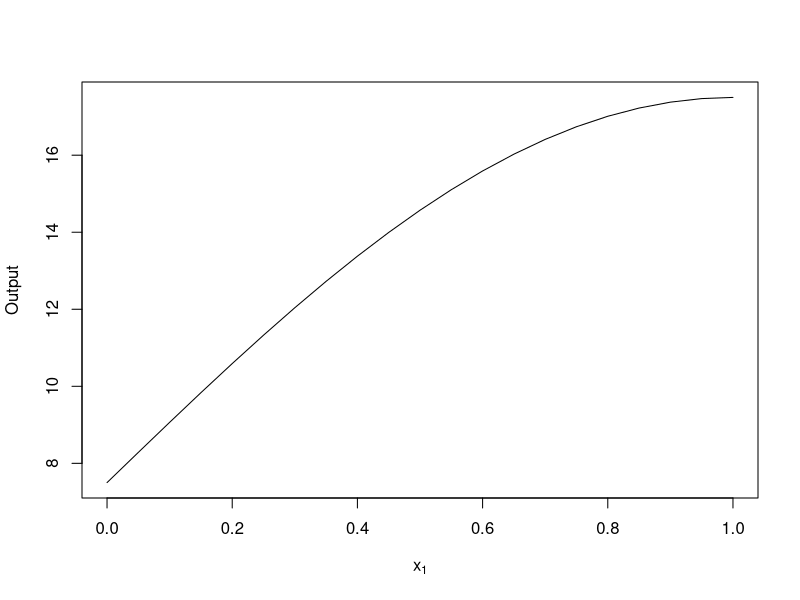
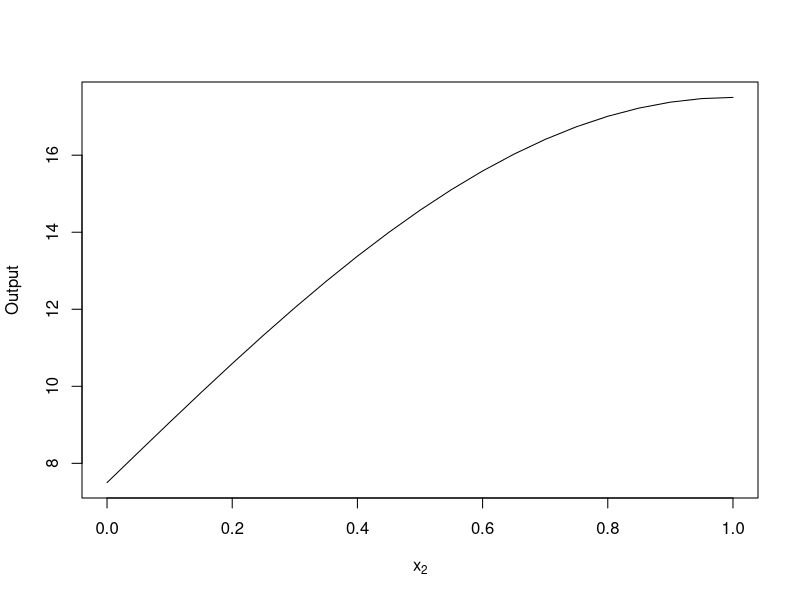
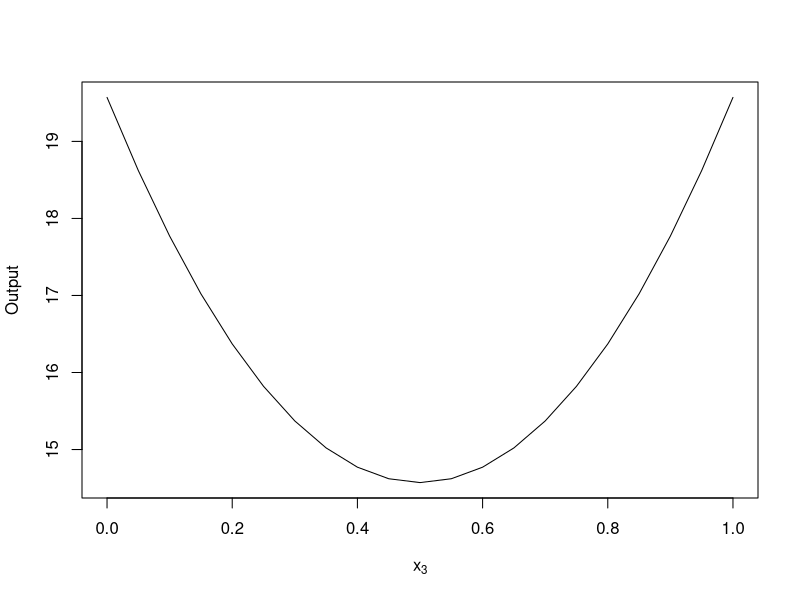
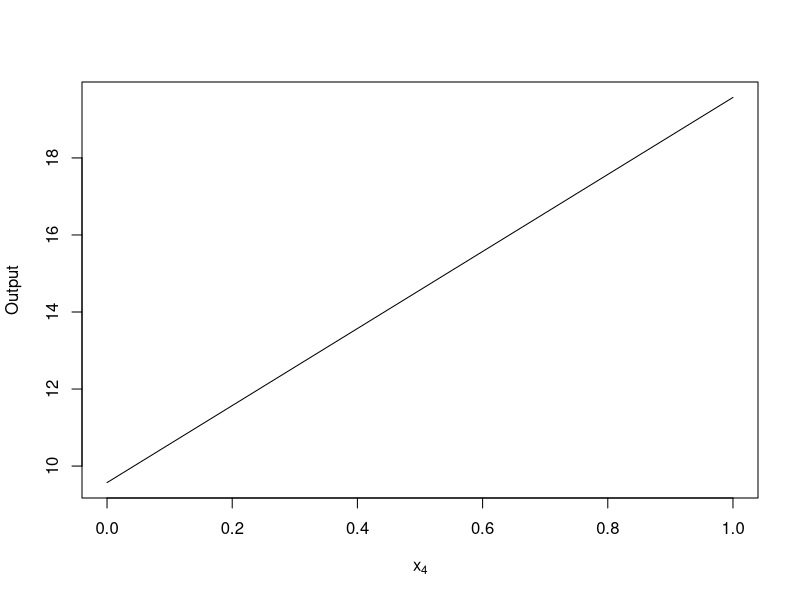
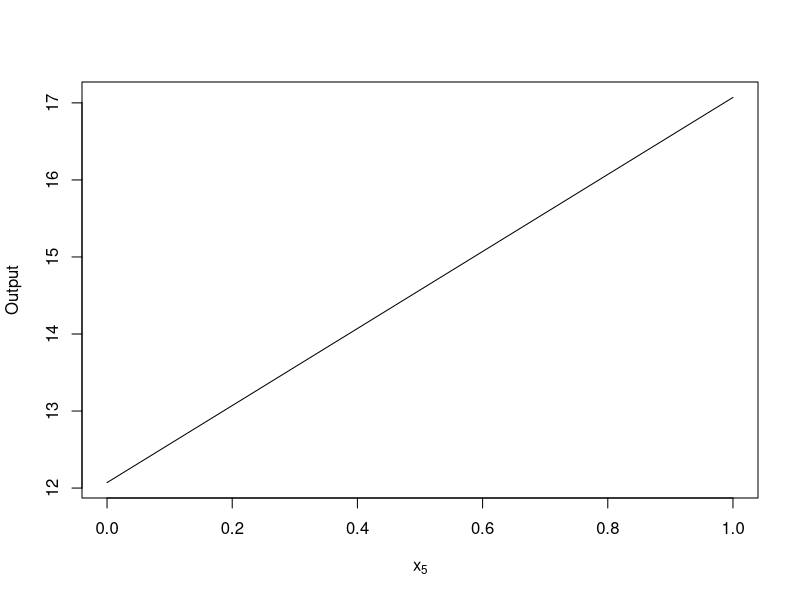
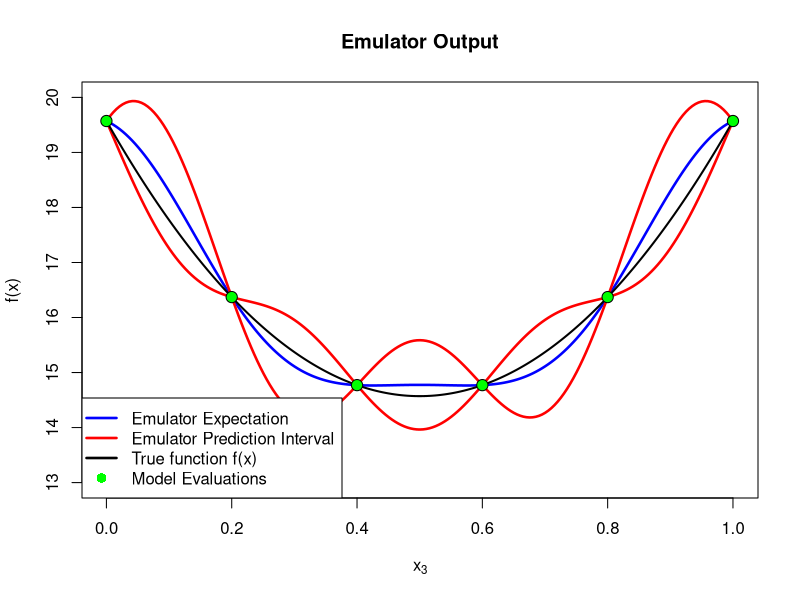
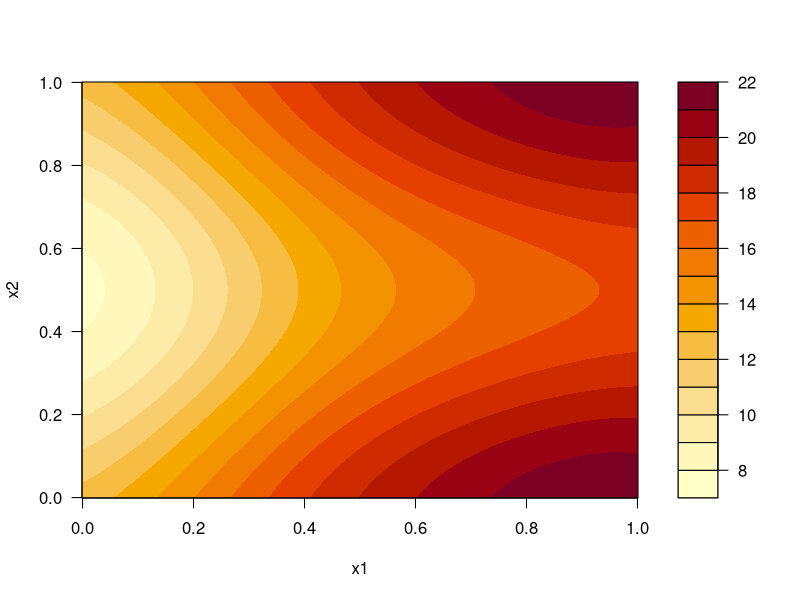
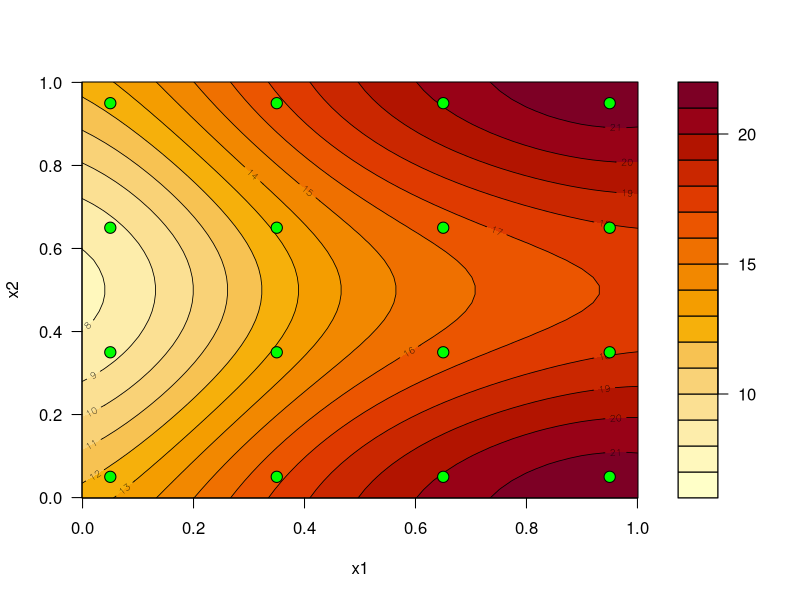

Recreate these plots in R, in order. (Note: this script raises an error after producing the figures.)
## 1. Find an Interesting Model

# Function we want to emulate
fried <- function(xx)
{
  ##########################################################################
  #
  # FRIEDMAN FUNCTION
  #
  ##########################################################################
  #
  # INPUT:
  #
  # xx = c(x1, x2, x3, x4, x5)
  #
  ##########################################################################
  
  x1 <- xx[1]
  x2 <- xx[2]
  x3 <- xx[3]
  x4 <- xx[4]
  x5 <- xx[5]
  
  term1 <- 10 * sin(pi*x1*x2)
  term2 <- 20 * (x3-0.5)^2
  term3 <- 10*x4
  term4 <- 5*x5
  
  y <- term1 + term2 + term3 + term4
  return(y)
}

## 2. Explore the Model
library(ggplot2)
# Vary x1 whilst keeping all other inputs constant
x1_values <- seq(0,1,0.05)
length(x1_values)
x1_vary <- data.frame(x1_values, rep(0.5,21), rep(0.5,21), rep(0.5,21), rep(0.5,21))
plot(x1_values, t(fried(x1_vary)), xlab=expression('x'[1], 'values'), ylab='Output', type='l')


# Vary x2 whilst keeping all other inputs constant
x2_values <- seq(0,1,0.05)
length(x2_values)
x2_vary <- data.frame(rep(0.5,21), x2_values, rep(0.5,21), rep(0.5,21), rep(0.5,21))
plot(x2_values, t(fried(x2_vary)), xlab=expression('x'[2], 'values'), ylab='Output', type='l')

# Vary x3 whilst keeping all other inputs constant
x3_values <- seq(0,1,0.05)
length(x3_values)
x3_vary <- data.frame(rep(0.5,21), rep(0.5,21), x3_values, rep(0.5,21), rep(0.5,21))
plot(x3_values, t(fried(x3_vary)), xlab=expression('x'[3], 'values'), ylab='Output', type='l')

# Vary x4 whilst keeping all other inputs constant
x4_values <- seq(0,1,0.05)
length(x4_values)
x4_vary <- data.frame(rep(0.5,21), rep(0.5,21), rep(0.5,21), x4_values, rep(0.5,21))
plot(x4_values, t(fried(x4_vary)), xlab=expression('x'[4], 'values'), ylab='Output', type='l')

# Vary x5 whilst keeping all other inputs constant
x5_values <- seq(0,1,0.05)
length(x5_values)
x5_vary <- data.frame(rep(0.5,21), rep(0.5,21), rep(0.5,21), rep(0.5,21), x5_values)
plot(x5_values, t(fried(x5_vary)), xlab=expression('x'[5], 'values'), ylab='Output', type='l')


## 4. Construct a 1D Emulation

# Emulate with x3 varying and everything else fixed
fried_x3 <- function(x3)
{
  x1 <- 0.5
  x2 <- 0.5
  x3 <- x3
  x4 <- 0.5
  x5 <- 0.5
  
  term1 <- 10 * sin(pi*x1*x2)
  term2 <- 20 * (x3-0.5)^2
  term3 <- 10*x4
  term4 <- 5*x5
  
  y <- term1 + term2 + term3 + term4
  return(y)
}

# Define simple Bayes Linear emulator for single input ###
simple_BL_emulator_v1 <- function(x,              # the emulator prediction point
                                  xD,             # the run input locations xD
                                  D,              # the run outputs D = (f(x^1),...,f(x^n))
                                  theta,      # the correlation lengths
                                  sigma,      # the prior SD sigma sqrt(Var[f(x)])
                                  E_f         # prior expectation of f: E(f(x)) = 0 
){
  # store length of runs D  
  n <- length(D)
  
  ### Define Covariance structure of f(x): Cov[f(x),f(xdash)] ###
  Cov_fx_fxdash <- function(x,xdash) sigma^2 * exp(-(x-xdash)^2/theta^2) 
  
  
  ### Define 5 objects needed for BL adjustment ###
  # Create E[D] vector
  E_D <- rep(E_f,n)
  
  # Create Var_D matrix:
  Var_D <- matrix(0,nrow=n,ncol=n)
  for(i in 1:n) for(j in 1:n) Var_D[i,j] <- Cov_fx_fxdash(xD[i],xD[j])
  
  # Create E[f(x)]
  E_fx <- E_f
  
  # Create Var_f(x) 
  Var_fx <- sigma^2
  
  # Create Cov_fx_D row vector
  Cov_fx_D <- matrix(0,nrow=1,ncol=n)
  for(j in 1:n) Cov_fx_D[1,j] <- Cov_fx_fxdash(x,xD[j])
  
  
  ### Perform Bayes Linear adjustment to find Adjusted Expectation and Variance of f(x) ###
  ED_fx   <-  E_fx + Cov_fx_D %*% solve(Var_D) %*% (D - E_D)   
  VarD_fx <-  Var_fx - Cov_fx_D %*% solve(Var_D) %*% t(Cov_fx_D)  
  
  ### return emulator expectation and variance ###
  return(c("ExpD_f(x)"=ED_fx,"VarD_f(x)"=VarD_fx))}

# Evaluate the function over 6 evenly spaced runs
xD <- c(0,0.2,0.4,0.6,0.8,1)
D <- fried_x3(xD)

# Evaluate emulator over 201 prediction points xP 
xP <- seq(0.001,1,len=201)
nP <- length(xP)

em_out <- t(sapply(xP,simple_BL_emulator_v1,xD=xD,D=D,theta=0.25,sigma=2,E_f=15))

plot_BL_emulator_V1 <- function(
    em_out,         # a nP x 2 matrix of emulator outputs
    xP,             # vector of nP inputs where emulator evaluated
    xD,             # the run input locations
    D,              # the run outputs D = (f(x^1),...,f(x^n))
    maintitle=NULL  # title of the plot, blank if NULL
){
  
  ### plot emulator output ###
  plot(xP,em_out[,"ExpD_f(x)"],ty="l",col="blue",lwd=2.5,
       xlab=expression("x"[3]),ylab="f(x)",main=maintitle, ylim=c(13,20)) # main argument: plot title
  lines(xP,em_out[,"ExpD_f(x)"]+3*sqrt(em_out[,"VarD_f(x)"]),col="red",lwd=2.5)
  lines(xP,em_out[,"ExpD_f(x)"]-3*sqrt(em_out[,"VarD_f(x)"]),col="red",lwd=2.5)
  
  ### plot true function: we would not normally be able to do this! ###
  lines(xP,fried_x3(xP),lwd=2,lty=1)
  
  ### Plot the runs ###
  points(xD,D,pch=21,col=1,bg="green",cex=1.5)
  legend('bottomleft',legend=c("Emulator Expectation","Emulator Prediction Interval",
                                "True function f(x)","Model Evaluations"),
         lty=c(1,1,1,NA),pch=c(NA,NA,NA,16),col=c("blue","red",1,"green"),lwd=2.5,pt.cex=1.3)
}


plot_BL_emulator_V1(em_out=em_out,xP=xP,xD=xD,D=D,maintitle="Emulator Output")


## 5. Demonstrate 2D Emulation

# Define simple Bayes Linear emulator for single input in 2D ###
simple_BL_emulator_v2 <- function(x,              # the emulator prediction point
                                  xD,             # the run input locations xD
                                  D,              # the run outputs D = (f(x^1),...,f(x^n))
                                  theta = 1,      # the correlation lengths
                                  sigma = 1,      # the prior SD sigma sqrt(Var[f(x)])
                                  E_f = 0         # prior expectation of f: E(f(x)) = 0 
){
  # store length of runs D  
  n <- length(D)
  
  ### Define Covariance structure of f(x): Cov[f(x),f(xdash)] ###
  # Cov_fx_fxdash <- function(x,xdash) sigma^2 * exp(-(x-xdash)^2/theta^2)    # XXX Old 1D version
  Cov_fx_fxdash <- function(x,xdash) sigma^2 * exp(-sum((x-xdash)^2)/theta^2) # XXX New 2D version
  
  ### Define 5 objects needed for BL adjustment ###
  # Create E[D] vector
  E_D <- rep(E_f,n)
  
  # Create Var_D matrix:
  Var_D <- matrix(0,nrow=n,ncol=n)
  # for(i in 1:n) for(j in 1:n) Var_D[i,j] <- Cov_fx_fxdash(xD[i],xD[j])  # XXX Old 1D version
  for(i in 1:n) for(j in 1:n) Var_D[i,j] <- Cov_fx_fxdash(xD[i,],xD[j,])  # XXX New 2D version
  
  # Create E[f(x)]
  E_fx <- E_f
  
  # Create Var_f(x) 
  Var_fx <- sigma^2
  
  # Create Cov_fx_D row vector
  Cov_fx_D <- matrix(0,nrow=1,ncol=n)
  # for(j in 1:n) Cov_fx_D[1,j] <- Cov_fx_fxdash(x,xD[j])    # XXX Old 1D version
  for(j in 1:n) Cov_fx_D[1,j] <- Cov_fx_fxdash(x,xD[j,])    # XXX New 2D version
  
  
  ### Perform Bayes Linear adjustment to find Adjusted Expectation and Variance of f(x) ###
  ED_fx   <-  E_fx + Cov_fx_D %*% solve(Var_D) %*% (D - E_D)   
  VarD_fx <-  Var_fx - Cov_fx_D %*% solve(Var_D) %*% t(Cov_fx_D)  
  
  ### return emulator expectation and variance ###
  return(c("ExpD_f(x)"=ED_fx,"VarD_f(x)"=VarD_fx))}

# True function we are emulating by varying only x2 and x3
f <- function(x){
  x1 <- 0.5
  x2 <- x[,1]
  x3 <- x[,2]
  x4 <- 0.5
  x5 <- 0.5
  
  term1 <- 10 * sin(pi*x1*x2)
  term2 <- 20 * (x3-0.5)^2
  term3 <- 10*x4
  term4 <- 5*x5
  
  y <- term1 + term2 + term3 + term4
  return(y)}

### Define run locations ###
D_grid <- c(0.05,0.35,0.65,0.95)
xD <- as.matrix(expand.grid("x1"=D_grid,"x2"=D_grid))
D <- f(xD)

### Define 50x50 grid of prediction points xP for emulator evaluation ###
x_grid <- seq(-0.001,1.001,len=50)
xP <- as.matrix(expand.grid("x1"=x_grid,"x2"=x_grid))

simple_BL_emulator_v2(x=c(0.2,0.7),xD=xD,D=D,theta=0.5,sigma=3,E_f=15)

em_out <- t(apply(xP,1,simple_BL_emulator_v2,xD=xD,D=D,theta=0.5,sigma=3,E_f=15)) 
head(em_out)

E_D_fx_mat <- matrix(em_out[,"ExpD_f(x)"],nrow=length(x_grid),ncol=length(x_grid)) 
Var_D_fx_mat <- matrix(em_out[,"VarD_f(x)"],nrow=length(x_grid),ncol=length(x_grid)) 

filled.contour(x_grid,x_grid,E_D_fx_mat,xlab="x1",ylab="x2")

cont_levs <- seq(6,22,1)      # define contour levels for both functions
filled.contour(x_grid,x_grid,E_D_fx_mat,xlab="x1",ylab="x2",levels=cont_levs,
               plot.axes={
                 axis(1);axis(2) 
                 contour(x_grid,x_grid,E_D_fx_mat,levels=cont_levs,add=TRUE,lwd=0.8)
                 points(xD,pch=21,col=1,bg="green",cex=1.5)
               }
)

# define filled contour plot function for emulator output ###
emul_fill_cont <- function(
    cont_mat,            # matrix of values we want contour plot of 
    cont_levs=NULL,      # contour levels (NULL: automatic selection)
    nlev=20,             # approx no. of contour levels for auto select  
    plot_xD=TRUE,        # plot the design runs TRUE or FALSE
    xD=NULL,             # the design points if needed
    xD_col="green",      # colour of design runs
    x_grid,              # grid edge locations that define xP
    ...                  # extra arguments passed to filled.contour
){
  
  ### Define contour levels if necessary ###
  if(is.null(cont_levs)) cont_levs <- pretty(cont_mat,n=nlev)     
  
  ### create the filled contour plot ###
  filled.contour(x_grid,x_grid,cont_mat,levels=cont_levs,xlab=expression("x"[2]),ylab=expression("x"[3]),...,  
                 plot.axes={axis(1);axis(2)                 # sets up plotting in contour box
                   contour(x_grid,x_grid,cont_mat,add=TRUE,levels=cont_levs,lwd=0.8)   # plot contour lines
                   if(plot_xD) points(xD,pch=21,col=1,bg=xD_col,cex=1.5)})  # plot design points
}
emul_fill_cont(cont_mat=E_D_fx_mat,cont_levs=seq(6,22,1),xD=xD,x_grid=x_grid,
               main="Emulator Adjusted Expectation E_D[f(x)]")

library(viridisLite)

emul_fill_cont(cont_mat=E_D_fx_mat,cont_levs=seq(6,22,1),xD=xD,x_grid=x_grid,
               color.palette=magma,        # this sets the colour scheme
               main="Emulator Adjusted Expectation")

var_cols <- function(n) hcl.colors(n, "YlOrRd", rev = TRUE)
emul_fill_cont(cont_mat=Var_D_fx_mat,cont_levs=NULL,xD=xD,x_grid=x_grid,
               color.palette=var_cols,
               main="Emulator Adjusted Variance")

fxP_mat <- matrix(f(xP),nrow=length(x_grid),ncol=length(x_grid)) 

emul_fill_cont(cont_mat=fxP_mat,cont_levs=seq(6,22,1),xD=xD,x_grid=x_grid,
               color.palette=exp_cols,
               main="Friedman Function")

S_diag_mat <- (E_D_fx_mat - fxP_mat) / sqrt(Var_D_fx_mat)

emul_fill_cont(cont_mat=S_diag_mat,cont_levs=seq(-3,3,0.25),xD=xD,x_grid=x_grid,
               xD_col="purple",
               color.palette=diag_cols,
               main="Emulator Diagnostics")


####### Latin Hypercube Design
# Create Type 1 LHD ###
set.seed(10)
nl <- 16
x_lhd <- cbind("x1"=sample(0:(nl-1)),"x2"=sample(0:(nl-1))) / nl  +  0.5/nl

### Maximin loop: performs swaps on 1st of two closest points with another random point
for(i in 1:10000){
  mat <- as.matrix(dist(x_lhd)) + diag(10,nl)   # creates matrix of distances between points 
  # note the inflated diagonal 
  closest_runs <- which(mat==min(mat),arr.ind=TRUE) # finds pairs of closest runs
  ind <- closest_runs[sample(nrow(closest_runs),1),1] # chooses one of close runs at random
  swap_ind <- sample(setdiff(1:nl,ind),1)       # randomly selects another run to swap with
  x_lhd2 <- x_lhd                               # creates second version of LHD
  x_lhd2[ind[1],1]   <- x_lhd[swap_ind,1] # swaps x_1 values between 1st close run and other run
  x_lhd2[swap_ind,1] <- x_lhd[ind[1],1]   # swaps x_1 values between 1st close run and other run
  if(min(dist(x_lhd2)) >= min(dist(x_lhd))-0.00001) {  # if min distance between points is same or better
    x_lhd <- x_lhd2                                      # we replace LHD with new LHD with the swap
    cat("min dist =",min(dist(x_lhd)),"Iteration = ",i,"\n") # write out min dist between points
  }
}

### plot maximin LHD ###
plot(x_lhd,xlim=c(0,1),ylim=c(0,1),pch=16,xaxs="i",yaxs="i",col="blue",xlab=expression("x"[2]),ylab=expression("x"[3]),cex=1.4)
abline(h=(0:nl)/nl,col="grey60")
abline(v=(0:nl)/nl,col="grey60")


### Define run locations as the Maximin LHD found above ###
xD <- x_lhd 

### Perform 16 runs of model and store as D (this would takes days for realistic example!) ###
D <- f(xD)

### Evaluate emulator over 50x50=2500 prediction points xP and store as matrices ###
em_out <- t(apply(xP,1,simple_BL_emulator_v2,xD=xD,D=D,theta=0.5,sigma=4,E_f=15))   
E_D_fx_mat <- matrix(em_out[,"ExpD_f(x)"],nrow=length(x_grid),ncol=length(x_grid)) 
Var_D_fx_mat <- matrix(em_out[,"VarD_f(x)"],nrow=length(x_grid),ncol=length(x_grid)) 

### Evaluate true function and store in matrix for diagnostic comparisons ###
fxP_mat <- matrix(f(xP),nrow=length(x_grid),ncol=length(x_grid)) 

### Evaluate diagnostics S_D(x) and store in matrix ###
S_diag_mat <- (E_D_fx_mat - fxP_mat) / sqrt(Var_D_fx_mat)

emul_fill_cont(cont_mat=E_D_fx_mat,cont_levs=seq(6,22,1),xD=xD,x_grid=x_grid,
               color.palette=exp_cols,main="Emulator Adjusted Expectation")

emul_fill_cont(cont_mat=fxP_mat,cont_levs=seq(6,22,1),xD=xD,x_grid=x_grid,
               color.palette=exp_cols,main="Friedman Function")

emul_fill_cont(cont_mat=Var_D_fx_mat,cont_levs=NULL,xD=xD,x_grid=x_grid,
               color.palette=var_cols,main="Emulator Adjusted Variance")

emul_fill_cont(cont_mat=S_diag_mat,cont_levs=seq(-3,3,0.25),xD=xD,x_grid=x_grid,
               xD_col="purple",color.palette=diag_cols,main="Emulator Diagnostics")


################ History Matching ###################
lhd_maximin <- function(nl=16){                    # nl = number of points in LHD 
  
  x_lhd <- cbind("x1"=sample(0:(nl-1)),"x2"=sample(0:(nl-1))) / nl  +  0.5/nl  # create LHD
  
  ### Maximin loop: performs swaps on 1st of two closest points with another random point
  for(i in 1:1000){
    mat <- as.matrix(dist(x_lhd)) + diag(10,nl) # creates matrix of distances between points
    # note the inflated diagonal 
    closest_runs <- which(mat==min(mat),arr.ind=TRUE)   # finds pairs of closest runs
    ind <- closest_runs[sample(nrow(closest_runs),1),1] # chooses one of close runs at random
    swap_ind <- sample(setdiff(1:nl,ind),1)       # randomly selects another run to swap with
    x_lhd2 <- x_lhd                               # creates second version of LHD
    x_lhd2[ind[1],1]   <- x_lhd[swap_ind,1] # swaps x_1 vals between 1st close run & other run
    x_lhd2[swap_ind,1] <- x_lhd[ind[1],1]   # swaps x_1 vals between 1st close run & other run
    if(min(dist(x_lhd2)) >= min(dist(x_lhd))-0.00001) {  # if min distance between points is same or better
      x_lhd <- x_lhd2                                    # we replace LHD with new LHD with the swap
      # cat("min dist =",min(dist(x_lhd)),"Iteration = ",i,"\n") # write out min dist 
    }
  }
  
  ### plot maximin LHD ###
  plot(x_lhd,xlim=c(0,1),ylim=c(0,1),pch=16,xaxs="i",yaxs="i",col="blue",
       xlab="x1",ylab="x2",cex=1.4)
  abline(h=(0:nl)/nl,col="grey60")
  abline(v=(0:nl)/nl,col="grey60")
  return(x_lhd)
}

set.seed(1)
xD_w1 <- lhd_maximin(nl=10)

x_grid <- seq(-0.001,1.001,len=50)
xP <- as.matrix(expand.grid("x1"=x_grid,"x2"=x_grid))

### Defined Extra Objects for HM and Implausibility ###
z <- 11.2
sigma_e <- 0.1
sigma_epsilon <- 0.75

### Define current run locations ###
xD <- xD_w1

### Perform 14 runs of model and store as D (this would take days for realistic example!) ###
D <- f(xD)

### Evaluate emulator over 50x50=2500 prediction points xP and store as matrices ###
em_out <- t(apply(xP,1,simple_BL_emulator_v2,xD=xD,D=D,theta=0.5,sigma=4,E_f=12))   
E_D_fx_mat <- matrix(em_out[,"ExpD_f(x)"],nrow=length(x_grid),ncol=length(x_grid)) 
Var_D_fx_mat <- matrix(em_out[,"VarD_f(x)"],nrow=length(x_grid),ncol=length(x_grid)) 

### Calculate Implausibility Measure Over All 50x50 = 2500 input points in xP ###
Imp_mat <- sqrt( (E_D_fx_mat - z)^2 / (Var_D_fx_mat + sigma_e^2 + sigma_epsilon^2) ) 

### Define colours and levels for implausibility plots ###
imp_cols <- function(n) turbo(n,begin=0.15,end=1)
imp_levs <- c(0,seq(1,2.75,0.25),seq(3,18,2),25)
### define filled contour plot function for emulator output ###
emul_fill_cont_V2 <- function(
    cont_mat,            # matrix of values we want contour plot of 
    cont_levs=NULL,      # contour levels (NULL: automatic selection)
    cont_levs_lines=NULL,   # contour levels for lines (NULL: automatic selection)
    nlev=20,             # approx no. of contour levels for auto select  
    plot_xD=TRUE,        # plot the design runs TRUE or FALSE
    xD=NULL,             # the design points if needed
    xD_col="green",      # colour of design runs
    x_grid,              # grid edge locations that define xP
    ...                  # extra arguments passed to filled.contour
){
  
  ### Define contour levels if necessary ###
  if(is.null(cont_levs)) cont_levs <- pretty(cont_mat,n=nlev)
  
  ### create the filled contour plot ###
  filled.contour(x_grid,x_grid,cont_mat,levels=cont_levs,xlab=expression("x"[2]),ylab=expression("x"[3]),...,  
                 plot.axes={axis(1);axis(2)                 # sets up plotting in contour box
                   if(is.null(cont_levs_lines)) contour(x_grid,x_grid,cont_mat,add=TRUE,levels=cont_levs,lwd=0.8) # plot usual contour lines 
                   if(!is.null(cont_levs_lines)) {
                     contour(x_grid,x_grid,cont_mat,add=TRUE,levels=cont_levs,lwd=0.4,labels="")   # plot thin contour lines 
                     contour(x_grid,x_grid,cont_mat,add=TRUE,levels=cont_levs_lines,lwd=2)   # plot thick contour lines
                   }
                   if(plot_xD) points(xD,pch=21,col=1,bg=xD_col,cex=1.5)})  # plot design points
}
### plot wave 1 implausibility and wave 1 runs only ###
emul_fill_cont_V2(cont_mat=Imp_mat,cont_levs=imp_levs,cont_levs_lines=3*sqrt(sigma_e^2 + sigma_epsilon^2),xD=xD,x_grid=x_grid,
                  xD_col="purple",color.palette=imp_cols,main="Implausibility: Wave 1")
### plot wave 1 emulator expectation ###
emul_fill_cont_V2(cont_mat=E_D_fx_mat,cont_levs=NULL,xD=xD,x_grid=x_grid,
                  color.palette=exp_cols,main="Emulator Adjusted Expectation")
### plot wave 1 emulator variance ###
emul_fill_cont_V2(cont_mat=Var_D_fx_mat,cont_levs=NULL,xD=xD,x_grid=x_grid,
                  color.palette=var_cols,main="Emulator Adjusted Variance")


xD_w2 <- matrix(     # the 6 point wave 2 design (chosen by hand)
  c(0.98,0.02,
    0.03,0.95,
    0.26,0.4,
    0.1,0.8,
    0.13,0.65,
    0.07,0.1,
    0.2,0.24),ncol=2,byrow=TRUE
)
### plot current runs in purple and remaining unevaluated wave 2 runs in pink ###
emul_fill_cont_V2(cont_mat=Imp_mat,cont_levs=imp_levs,cont_levs_lines=3*sqrt(sigma_e^2 + sigma_epsilon^2),xD=rbind(xD,xD_w2),
                  x_grid=x_grid,xD_col=rep(c("purple","pink"),c(nrow(xD),nrow(xD_w2))),
                  color.palette=imp_cols,main="Implausibility: Wave 1")

### loop over adding the wave 2 runs: add k runs ###
for(k in 0:8){                          # k=0: wave 1, k>0 add k wave 2 runs sequentially
  
  xD <- xD_w1                           # the 14 point wave 1 design
  if(k>0) xD <- rbind(xD,xD_w2[1:k,])   # k=0: wave 1, k>0 add wave 2 runs sequentially
  
  ### Perform 14 + k runs of model and store as D (would take days for realistic example!) ###
  D <- f(xD)
  
  ### Evaluate emulator over 50x50=2500 prediction points xP and store as matrices ###
  em_out <- t(apply(xP,1,simple_BL_emulator_v2,xD=xD,D=D,theta=0.5,sigma=4,E_f=12))   
  E_D_fx_mat <- matrix(em_out[,"ExpD_f(x)"],nrow=length(x_grid),ncol=length(x_grid)) 
  Var_D_fx_mat <- matrix(em_out[,"VarD_f(x)"],nrow=length(x_grid),ncol=length(x_grid)) 
  
  ### Evaluate true function and store in matrix for diagnostic comparisons ###
  fxP_mat <- matrix(f(xP),nrow=length(x_grid),ncol=length(x_grid)) 
  
  ### Calculate Implausibility Measure Over All 50x50 = 2500 input points in xP ###
  Imp_mat <- sqrt( (E_D_fx_mat - z)^2 / (Var_D_fx_mat + sigma_e^2 + sigma_epsilon^2) ) 
  
  ### Calculate Imp Measure for True f(x) Over All 50x50 = 2500 input points in xP ###
  Imp_true_mat <- sqrt( (fxP_mat - z)^2 / (sigma_e^2 + sigma_epsilon^2) ) 
  
  ### Define colours and levels for implausibility plots ###
  imp_cols <- function(n) turbo(n,begin=0.15,end=1)
  imp_levs <- c(0,seq(1,2.75,0.25),seq(3,18,2),25)
  
  ### if k=0 plot wave 1 runs only ###
  if(k==0) emul_fill_cont_V2(cont_mat=Imp_mat,cont_levs=imp_levs,cont_levs_lines=3*sqrt(sigma_e^2 + sigma_epsilon^2),xD=xD,
                             x_grid=x_grid,xD_col="purple",color.palette=imp_cols,
                             main="Implausibility: Wave 1")
  ### plot current runs in purple and remaining unevaluated wave 2 runs in pink ###
  emul_fill_cont_V2(cont_mat=Imp_mat,cont_levs=imp_levs,cont_levs_lines=3*sqrt(sigma_e^2 + sigma_epsilon^2),xD=rbind(xD,xD_w2),
                    x_grid=x_grid,xD_col=rep(c("purple","pink"),c(nrow(xD)+k,nrow(xD_w2)-k)),  # cover unevaluated w2 points in pink
                    color.palette=imp_cols,main="Implausibility: Wave 2")
  ### once last run done so k=8, plot implausibility for true function f(x) to compare ###
  if(k==nrow(xD_w2)) emul_fill_cont_V2(cont_mat=Imp_true_mat,cont_levs=imp_levs,
                                       cont_levs_lines=3*sqrt(sigma_e^2 + sigma_epsilon^2),xD=xD,x_grid=x_grid,xD_col="purple",plot_xD=FALSE,
                                       color.palette=imp_cols,main="Implausibility using Friedman Function")
}
